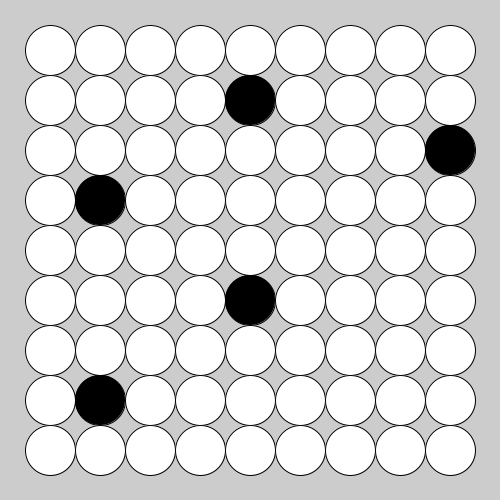
Frame 1 (no input)
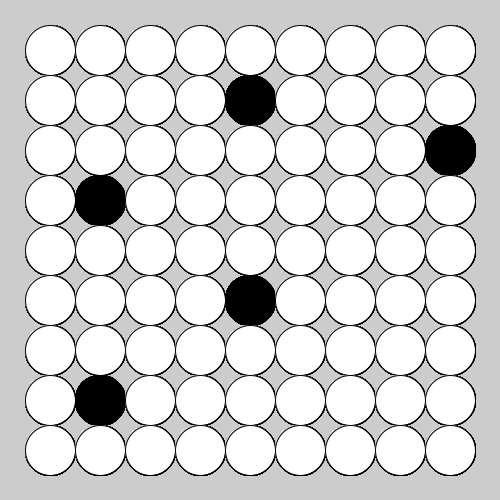
Frame 60 (the mouse pressed at the canvas centre just before this capture)
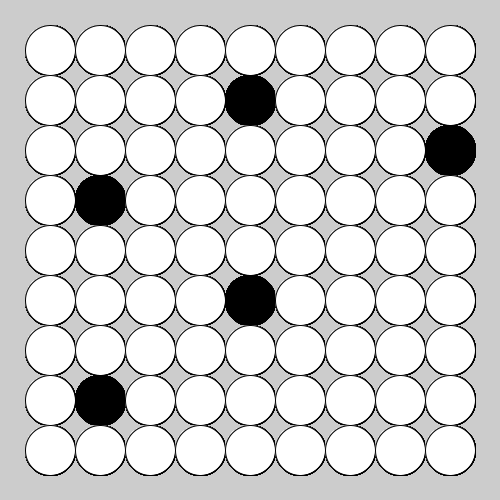
Frame 120 (the mouse held since frame 60 and released just before this capture)

The Processing sketch that drew these frames (run headless with seeded random() and noise(); from frame 60 on, the mouse is pressed at the canvas centre):

// Processing sketch: week04_9_26_5_simple
// ── week04_9_26_5_simple.pde
void setup(){
  size(500,500);
}
int [][]go = {
  {0,0,0,0,0,0,0,0,0},
  {0,0,0,0,1,0,0,0,0},
  {0,0,0,0,0,0,0,0,1},
  {0,1,0,0,0,0,0,0,0},
  {0,0,0,0,0,0,0,0,0},
  {0,0,0,0,1,0,0,0,0},
  {0,0,0,0,0,0,0,0,0},
  {0,1,0,0,0,0,0,0,0},
  {0,0,0,0,0,0,0,0,0},
};
void draw(){
  //用迴圈畫很多棋子
  for(int i=0; i<9; i++){ //左手i，對應y座標
    for(int j=0; j<9; j++){ //右手j，對應x座標
      if(go[i][j]==1) fill(0);
      else fill(255);
      //        x         y
      ellipse(50+j*50, 50+i*50, 50, 50);
    }
  }
}
